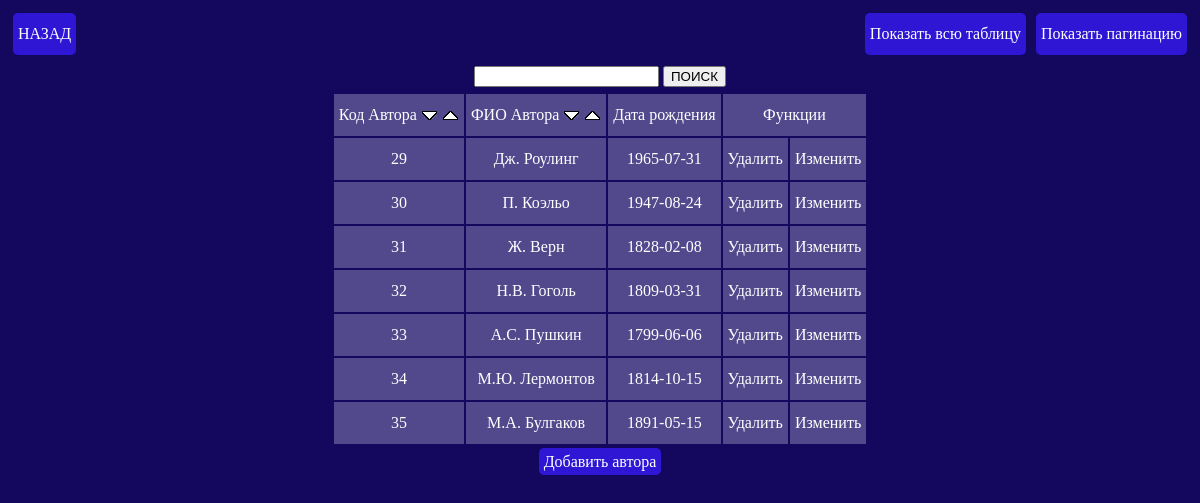
/table-authors.php, run on the app's committed database.
### tables this page shows
CREATE TABLE `authors` (
  `A_ID` int(15) NOT NULL COMMENT 'Код автора',
  `A_FIO` varchar(45) NOT NULL COMMENT 'ФИО Автора',
  `A_BORN` date NOT NULL COMMENT 'Дата рождения'
);

### table-authors.php (the view, shortened to what this page needs)
<!DOCTYPE html>
<html lang="ru">
<head>
	<link rel="stylesheet" href="css/index.css">
</head>
<body>
	<?php
		include('connect.php');
		if (isset($_GET['page']))
		{
			$page = $_GET['page'];
		}
		else
		{
			$page = 1;
		}
		$kol = 3;
		$art = ($page * $kol) - $kol;
		$res = mysqli_query($link, "SELECT COUNT(*) FROM `authors`");
		$row = mysqli_fetch_row($res);
		$total = $row[0];
		$str_pag = ceil($total / $kol);
	?>
	<div class="menu">
		<a class="button item-back" href="menu_table.php">НАЗАД</a>
		<div class="item-page">
			<a class="button" href="table-authors.php?page=0">Показать всю таблицу</a>
			<a class="button" href="table-authors.php?page=1">Показать пагинацию</a>
		</div>
	</div>
	<div class="box">
		<form class="item-search" method="post">
			<input type="text" name="poisk" value="<?=$_POST['poisk'] ?>">
			<input type="submit" name="submit" value="ПОИСК">
		</form>
		<table class="table">
			<tr>
				<td>
					Код Автора
					<a href="table-authors.php?sort=id_asc">
						<img src="img/sort_asc.png" alt="">
					</a>
					<a href="table-authors.php?sort=id_desc">
						<img src="img/sort_desc.png" alt="">
					</a>
				</td>
				<td>
					ФИО Автора
					<a href="table-authors.php?sort=fio_asc">
						<img src="img/sort_asc.png" alt="">
					</a>
					<a href="table-authors.php?sort=fio_desc">
						<img src="img/sort_desc.png" alt="">
					</a>
				</td>
				<td>Дата рождения</td>
				<td colspan="2">Функции</td>
			</tr>
		<?php
			$poisk = htmlentities(trim($_POST['poisk']));
			if(empty($poisk))
			{
				if($_GET['page'] >= 1)
				{
					$sql_search = "SELECT * FROM authors LIMIT $art, $kol";
					$res = mysqli_query($link, $sql_search);
					while ($row = mysqli_fetch_array($res))
					{
						echo '<tr>' .
						"<td>{$row['A_ID']}</td>" .
						"<td>{$row['A_FIO']}</td>" .
						"<td>{$row['A_BORN']}</td>" .
						"<td><a href='?del_id={$row['A_ID']}'>Удалить</a></td>".
						"<td><a href='update_authors?red_id={$row['A_ID']}'>Изменить</a></td>".
						'</tr>';
					}
					echo '</table>';
					for ($i = 1; $i <= $str_pag; $i++)
					{
						echo  "<a class='button' href=table-authors.php?page=$i>$i</a>";
					}
					echo "<br>";
				}
				else
				{
					$sql_search = "SELECT * FROM authors $sort_sql";
					$res = mysqli_query($link, $sql_search);
					while ($row = mysqli_fetch_array($res))
					{
						echo '<tr>' .
						"<td>{$row['A_ID']}</td>" .
						"<td>{$row['A_FIO']}</td>" .
						"<td>{$row['A_BORN']}</td>" .
						"<td><a href='?del_id={$row['A_ID']}'>Удалить</a></td>".
						"<td><a href='update_authors?red_id={$row['A_ID']}'>Изменить</a></td>".
						'</tr>';
					}
					echo '</table>';
				}
			}
		?>
		<a class="button" href="table_authors_edit.php">Добавить автора</a>
	</div>
</body>
</html>

### css/index.css (style rules this page uses)
body { background-color: #14085e; color: white; line-height: 2; }
h1, div { text-align: center; }
a { text-decoration: none; color: #ffffff; }
.table { margin: 0 auto; text-align: center; }
.table td { background-color: #52498d; padding: 5px; }
.button { color: white; background-color: #2f16d4; border-radius: 5px; padding: 5px; transition: all 0.5s; margin: 5px; }
.menu { display: flex; justify-content: space-between; flex-direction: row; }
.item-page { display: flex; }
.item-search { margin: 0 auto; }

### data on the page
authors: A_ID "29", A_FIO "Дж. Роулинг", A_BORN "1965-07-31"
authors: A_ID "30", A_FIO "П. Коэльо", A_BORN "1947-08-24"
authors: A_ID "31", A_FIO "Ж. Верн", A_BORN "1828-02-08"
authors: A_ID "32", A_FIO "Н.В. Гоголь", A_BORN "1809-03-31"
authors: A_ID "33", A_FIO "А.С. Пушкин", A_BORN "1799-06-06"
authors: A_ID "34", A_FIO "М.Ю. Лермонтов", A_BORN "1814-10-15"
authors: A_ID "35", A_FIO "М.А. Булгаков", A_BORN "1891-05-15"
